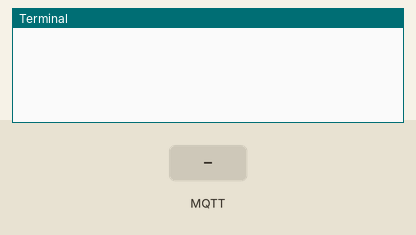
This program was run on a simulated Raspberry Pi (BCM pin numbers). Shown: the last lines printed to the terminal. The test bench sets the inputs (shaded band). No MQTT or app messages arrive unless stated; web requests get an empty 200 reply after 0.4 s.

Above: at 1.3 s.
1.4 s: MQTT message "LED" arrives on the first subscribed topic
At 1.9 s:
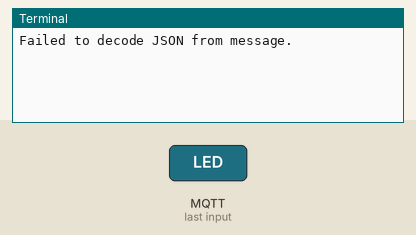
2.9 s: MQTT message "1" arrives on the first subscribed topic
At 4.2 s:
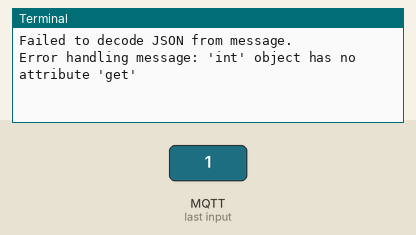

The program:

subscribe_adafruit.py
```python
import paho.mqtt.client as mqtt
import json
from Adafruit_IO import Client

# Adafruit IO settings
adafruit_username = 'I4n'
adafruit_key = '///ADAFRUIT KEY HERE////////'
feed_name = 'led'  # Replace with your feed name

# MQTT Broker settings
mqtt_broker = 'broker.mqtt.cool'  # Replace with your MQTT broker address
mqtt_topic = 'Wokwi-MicropythonW_light-status'
mqtt_port = 1883  # Default MQTT port

# Create an instance of the Adafruit_IO Client
aio = Client(adafruit_username, adafruit_key)

# Callback function when a message is received from MQTT
def on_message(client, userdata, msg):
    import json  # Add this at the top of your script

def on_message(client, userdata, msg):
    try:
        payload = json.loads(msg.payload.decode())  # Parse JSON payload
        light_status = payload.get("LED")  # Get LED status from payload

        if light_status is not None:
            print(f"Received LED status: {light_status}")

            # Send to Adafruit IO feed
            aio.send(feed_name, light_status)
            print(f"Sent {light_status} to Adafruit IO feed '{feed_name}'")
        else:
            print("LED key not found in payload.")
    except json.JSONDecodeError:
        print("Failed to decode JSON from message.")
    except Exception as e:
        print(f"Error handling message: {e}")


# Create an MQTT client instance
mqtt_client = mqtt.Client()

# Assign the on_message callback function
mqtt_client.on_message = on_message

# Connect to the MQTT broker
mqtt_client.connect(mqtt_broker, mqtt_port, 60)

# Subscribe to the desired topic
mqtt_client.subscribe(mqtt_topic)

# Start the MQTT loop to listen for messages
mqtt_client.loop_start()

# Keep the script running
try:
    while True:
        pass
except KeyboardInterrupt:
    print("Exiting...")
    mqtt_client.loop_stop()
```

Measured:
- after the input at 1.4 s, the terminal: prints a new line at once (image 1)
- after the input at 2.9 s, the terminal: prints a new line at once (image 2)
